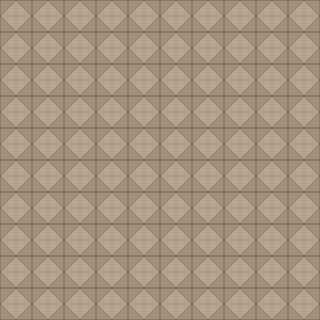

This is a level from a 2D game, rendered from its Tiled map with the project's own tilesets. A one-line summary and the map file follow, with tile-layer data summarised:
An orthogonal 10x10 tile map with 32x32 px tiles, 1 tile layer (Level1).

<map version="1.0" orientation="orthogonal" width="10" height="10" tilewidth="32" tileheight="32">
 <tileset firstgid="1" name="textureAtlas" tilewidth="32" tileheight="32" margin="2">
  <image source="../textureAtlas.png" width="64" height="64" />
 </tileset>
 <layer name="Level1" width="10" height="10">
  <data>[100 cells, 100 non-empty, 1 distinct tile ids]</data>
 </layer>
</map>